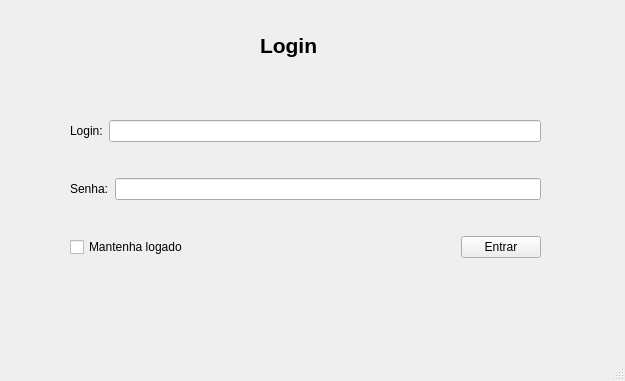
<?xml version="1.0" encoding="UTF-8"?>
<ui version="4.0">
 <class>MainWindow</class>
 <widget class="QMainWindow" name="MainWindow">
  <property name="geometry">
   <rect>
    <x>0</x>
    <y>0</y>
    <width>625</width>
    <height>381</height>
   </rect>
  </property>
  <property name="windowTitle">
   <string>MainWindow</string>
  </property>
  <widget class="QWidget" name="centralwidget">
   <widget class="QLabel" name="label">
    <property name="geometry">
     <rect>
      <x>260</x>
      <y>30</y>
      <width>71</width>
      <height>31</height>
     </rect>
    </property>
    <property name="font">
     <font>
      <pointsize>16</pointsize>
      <bold>true</bold>
     </font>
    </property>
    <property name="text">
     <string>Login</string>
    </property>
   </widget>
   <widget class="QWidget" name="layoutWidget">
    <property name="geometry">
     <rect>
      <x>70</x>
      <y>90</y>
      <width>471</width>
      <height>201</height>
     </rect>
    </property>
    <layout class="QVBoxLayout" name="verticalLayout">
     <item>
      <layout class="QHBoxLayout" name="horizontalLayout">
       <item>
        <widget class="QLabel" name="login">
         <property name="text">
          <string>Login:</string>
         </property>
        </widget>
       </item>
       <item>
        <widget class="QLineEdit" name="line_login"/>
       </item>
      </layout>
     </item>
     <item>
      <layout class="QHBoxLayout" name="horizontalLayout_2">
       <item>
        <widget class="QLabel" name="senha">
         <property name="text">
          <string>Senha:</string>
         </property>
        </widget>
       </item>
       <item>
        <widget class="QLineEdit" name="line_senha">
         <property name="echoMode">
          <enum>QLineEdit::Password</enum>
         </property>
        </widget>
       </item>
      </layout>
     </item>
     <item>
      <layout class="QHBoxLayout" name="horizontalLayout_3">
       <item>
        <widget class="QCheckBox" name="check_login">
         <property name="text">
          <string>Mantenha logado</string>
         </property>
        </widget>
       </item>
       <item>
        <spacer name="horizontalSpacer">
         <property name="orientation">
          <enum>Qt::Horizontal</enum>
         </property>
         <property name="sizeHint" stdset="0">
          <size>
           <width>40</width>
           <height>20</height>
          </size>
         </property>
        </spacer>
       </item>
       <item>
        <widget class="QPushButton" name="btn_send">
         <property name="text">
          <string>Entrar</string>
         </property>
        </widget>
       </item>
      </layout>
     </item>
    </layout>
   </widget>
  </widget>
  <widget class="QMenuBar" name="menubar">
   <property name="geometry">
    <rect>
     <x>0</x>
     <y>0</y>
     <width>625</width>
     <height>22</height>
    </rect>
   </property>
  </widget>
  <widget class="QStatusBar" name="statusbar"/>
 </widget>
 <resources/>
 <connections/>
</ui>
